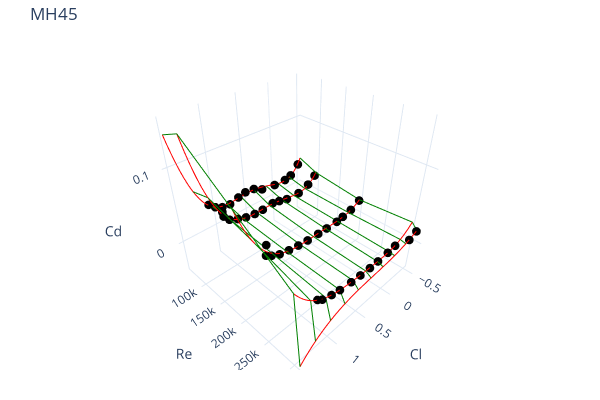

Source (notebook cell):
### Markdown cell above
Fitting a 4th order polynomial for cl=>cd each re, then linearly interpolating between res.

### Code cell
import plotly.express as px
import plotly.graph_objects as go
from functools import partial

polys = {}
gb = afoil.drag.groupby("re")
for re, grp in gb:
    polys[re] = partial(np.polyval, np.polyfit(grp.Cl, grp.Cd, deg=4))

cls = np.linspace(-0.5, 1.5, 100)

fig = go.Figure()

for re in afoil.drag.re.unique():
    cds = polys[re](cls)

    fig.add_trace(
        go.Scatter3d(
            x=cls,
            y=np.full(len(cls), re),
            z=cds,
            mode="lines",
            showlegend=False,
            line=dict(color="red"),
        )
    )
    grp = gb.get_group(re)
    fig.add_trace(
        go.Scatter3d(
            x=grp.Cl,
            y=grp.re,
            z=grp.Cd,
            mode="markers",
            showlegend=False,
            marker=dict(size=3, color="black"),
        )
    )

for cl in np.linspace(-0.5, 1.5, 10):
    res = np.array(list(polys.keys()))

    cds = np.array([polys[re](cl) for re in res])

    fig.add_trace(
        go.Scatter3d(
            x=np.full(len(res), cl),
            y=res,
            z=cds,
            mode="lines",
            showlegend=False,
            line=dict(color="green"),
        )
    )

fig.update_layout(
    template="plotly_white",
    margin=dict(t=40, b=30, l=0, r=0),
    scene=dict(xaxis=dict(title="Cl"),
    yaxis=dict(title="Re"),
    zaxis=dict(title="Cd"),),
    
    width=600,
    height=400,
    title=afoil.name,
).show()
